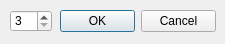
<?xml version="1.0" encoding="UTF-8"?>
<ui version="4.0">
 <class>SizeDialog</class>
 <widget class="QDialog" name="SizeDialog">
  <property name="geometry">
   <rect>
    <x>0</x>
    <y>0</y>
    <width>225</width>
    <height>44</height>
   </rect>
  </property>
  <property name="sizePolicy">
   <sizepolicy hsizetype="Preferred" vsizetype="Preferred">
    <horstretch>0</horstretch>
    <verstretch>0</verstretch>
   </sizepolicy>
  </property>
  <property name="minimumSize">
   <size>
    <width>225</width>
    <height>44</height>
   </size>
  </property>
  <property name="maximumSize">
   <size>
    <width>225</width>
    <height>44</height>
   </size>
  </property>
  <property name="windowTitle">
   <string>Choose new size</string>
  </property>
  <widget class="QDialogButtonBox" name="buttonBox">
   <property name="geometry">
    <rect>
     <x>60</x>
     <y>10</y>
     <width>156</width>
     <height>22</height>
    </rect>
   </property>
   <property name="orientation">
    <enum>Qt::Horizontal</enum>
   </property>
   <property name="standardButtons">
    <set>QDialogButtonBox::Cancel|QDialogButtonBox::Ok</set>
   </property>
  </widget>
  <widget class="QSpinBox" name="spinBox">
   <property name="geometry">
    <rect>
     <x>10</x>
     <y>10</y>
     <width>42</width>
     <height>22</height>
    </rect>
   </property>
   <property name="minimum">
    <number>3</number>
   </property>
   <property name="maximum">
    <number>9</number>
   </property>
  </widget>
 </widget>
 <resources/>
 <connections>
  <connection>
   <sender>buttonBox</sender>
   <signal>accepted()</signal>
   <receiver>SizeDialog</receiver>
   <slot>accept()</slot>
   <hints>
    <hint type="sourcelabel">
     <x>248</x>
     <y>254</y>
    </hint>
    <hint type="destinationlabel">
     <x>157</x>
     <y>274</y>
    </hint>
   </hints>
  </connection>
  <connection>
   <sender>buttonBox</sender>
   <signal>rejected()</signal>
   <receiver>SizeDialog</receiver>
   <slot>reject()</slot>
   <hints>
    <hint type="sourcelabel">
     <x>316</x>
     <y>260</y>
    </hint>
    <hint type="destinationlabel">
     <x>286</x>
     <y>274</y>
    </hint>
   </hints>
  </connection>
 </connections>
</ui>
